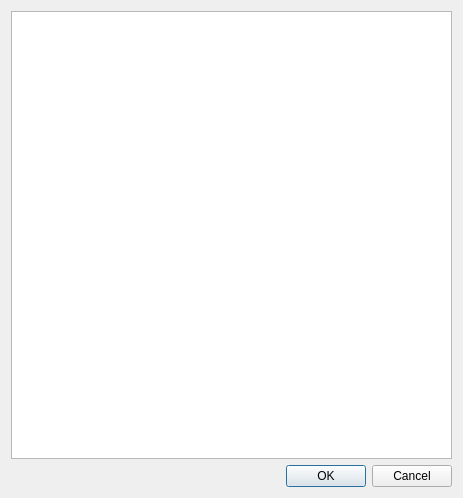
<?xml version="1.0" encoding="UTF-8"?>
<ui version="4.0">
 <class>SelectStudyConfigDialog</class>
 <widget class="QDialog" name="SelectStudyConfigDialog">
  <property name="geometry">
   <rect>
    <x>0</x>
    <y>0</y>
    <width>463</width>
    <height>498</height>
   </rect>
  </property>
  <property name="windowTitle">
   <string>Select Study Configuration</string>
  </property>
  <layout class="QGridLayout">
   <property name="margin">
    <number>11</number>
   </property>
   <property name="spacing">
    <number>6</number>
   </property>
   <item row="1" column="0">
    <widget class="QDialogButtonBox" name="buttonBox">
     <property name="standardButtons">
      <set>QDialogButtonBox::Cancel|QDialogButtonBox::Ok</set>
     </property>
    </widget>
   </item>
   <item row="0" column="0">
    <widget class="QListView" name="configListView"/>
   </item>
  </layout>
 </widget>
 <layoutdefault spacing="6" margin="11"/>
 <pixmapfunction>qPixmapFromMimeSource</pixmapfunction>
 <resources/>
 <connections/>
</ui>
